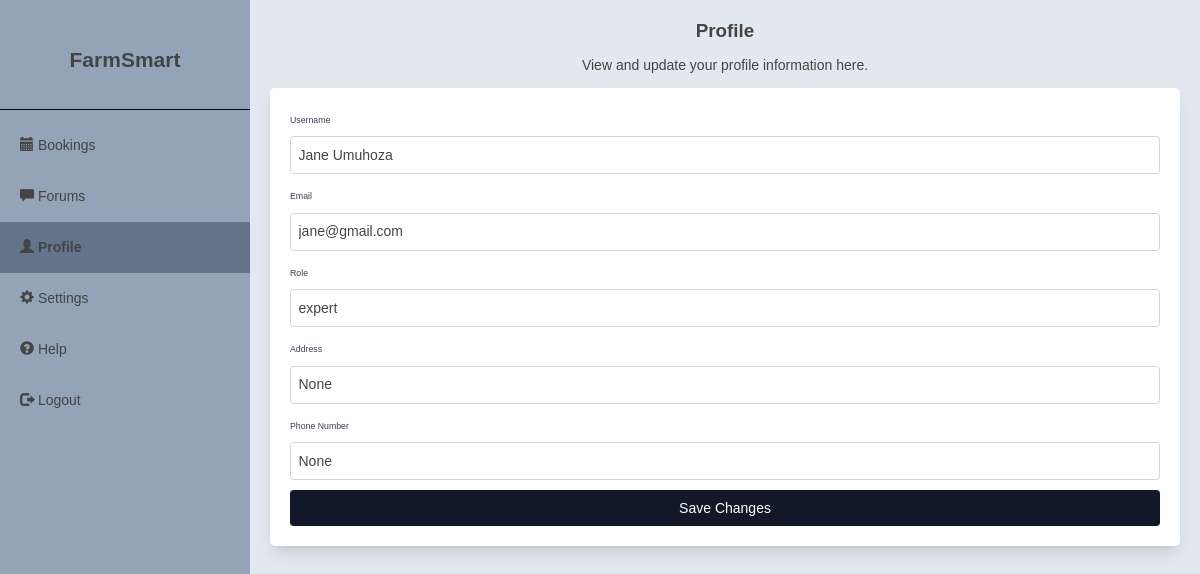
/expert-profile (signed in), run on the app's committed database.
### app.py (models this page shows, shortened)
class User(UserMixin, db.Model):
    id = db.Column(db.Integer, primary_key=True)
    username = db.Column(db.String(120), unique=True, nullable=False)
    email = db.Column(db.String(120), unique=True, nullable=False)
    password_hash = db.Column(db.String(128))
    role = db.Column(db.String(50))
    address = db.Column(db.String(200))
    phone = db.Column(db.String(20))
    profile_image_url = db.Column(db.String(200), nullable=True)
    profile_complete = db.Column(db.Boolean, default=False)

### app.py (the view, shortened to what this page needs)
@app.route('/expert-profile', methods=['GET', 'POST'])
@login_required
def expert_profile():
    return render_template('expert-profile.html', user=current_user)

### app.py (called while the page is built)
@login_manager.user_loader
def load_user(user_id):
    return User.query.get(int(user_id))

### templates/expert-profile.html (shortened to what this page needs)
{% extends 'expert-base.html' %}
{% block content %}
    <div class="flex flex-col items-center text-center">
        <h1 class="text-3xl font-semibold mb-6">Profile</h1>
        <h4 class="text-black-600 mb-6">View and update your profile information here.</h4>
    </div>
    <div class="bg-white shadow-lg rounded-lg p-8 space-y-8">
        <form method="POST" action="{{ url_for('expert_profile') }}" enctype="multipart/form-data" class="space-y-4">
            <div class="space-y-2">
                <label for="username" class="text-sm font-medium text-gray-700">Username</label>
                <input type="text" id="username" name="username" class="w-full p-3 border border-gray-300 rounded-md" value="{{ user.username }}" readonly>
            </div>
            <div class="space-y-2">
                <label for="email" class="text-sm font-medium text-gray-700">Email</label>
                <input type="email" id="email" name="email" class="w-full p-3 border border-gray-300 rounded-md" value="{{ user.email }}" readonly>
            </div>
            <div class="space-y-2">
                <label for="role" class="text-sm font-medium text-gray-700">Role</label>
                <input type="text" id="role" name="role" class="w-full p-3 border border-gray-300 rounded-md" value="{{ user.role }}" readonly>
            </div>
            <div class="space-y-2">
                <label for="address" class="text-sm font-medium text-gray-700">Address</label>
                <input type="text" id="address" name="address" class="w-full p-3 border border-gray-300 rounded-md" value="{{ user.address }}">
            </div>
            <div class="space-y-2">
                <label for="phone" class="text-sm font-medium text-gray-700">Phone Number</label>
                <input type="tel" id="phone" name="phone" class="w-full p-3 border border-gray-300 rounded-md" value="{{ user.phone }}">
            </div>
            <button type="submit" class="w-full py-3 bg-gray-900 text-white rounded-md hover:bg-gray-600 transition">Save Changes</button>
        </form>
    </div>
{% endblock %}

### static/css/dashboard-expert.css (style rules this page uses)
:root { --bg-color: rgb(226 232 240); --secondary-bg-color: #a2ca71; --sidebar-header-height: 100px; --sidebar-footer-height: 230px; --text-color: #444444; --secondary-text-color: #444444; --border-color: rgb(2 6 23); --accent-color: #a2ca71; --accent-hover-color: #8dba5e; --success-background: #edf7ee; --warning-background: #ffd27f; --error-background: #ff6b6b; --input-border-color: #dddddd; --input-focus-color: var(--accent-color); --contrast-color: #ffffff; --graph-grid-color: #eeeeee; }
* { margin: 0; padding: 0; box-sizing: border-box; }
body { font-family: Arial, sans-serif; color: var(--text-color); }

### data on the page
User: username "Jane Umuhoza", email "jane@gmail.com", role "expert", address "None", phone "None"
